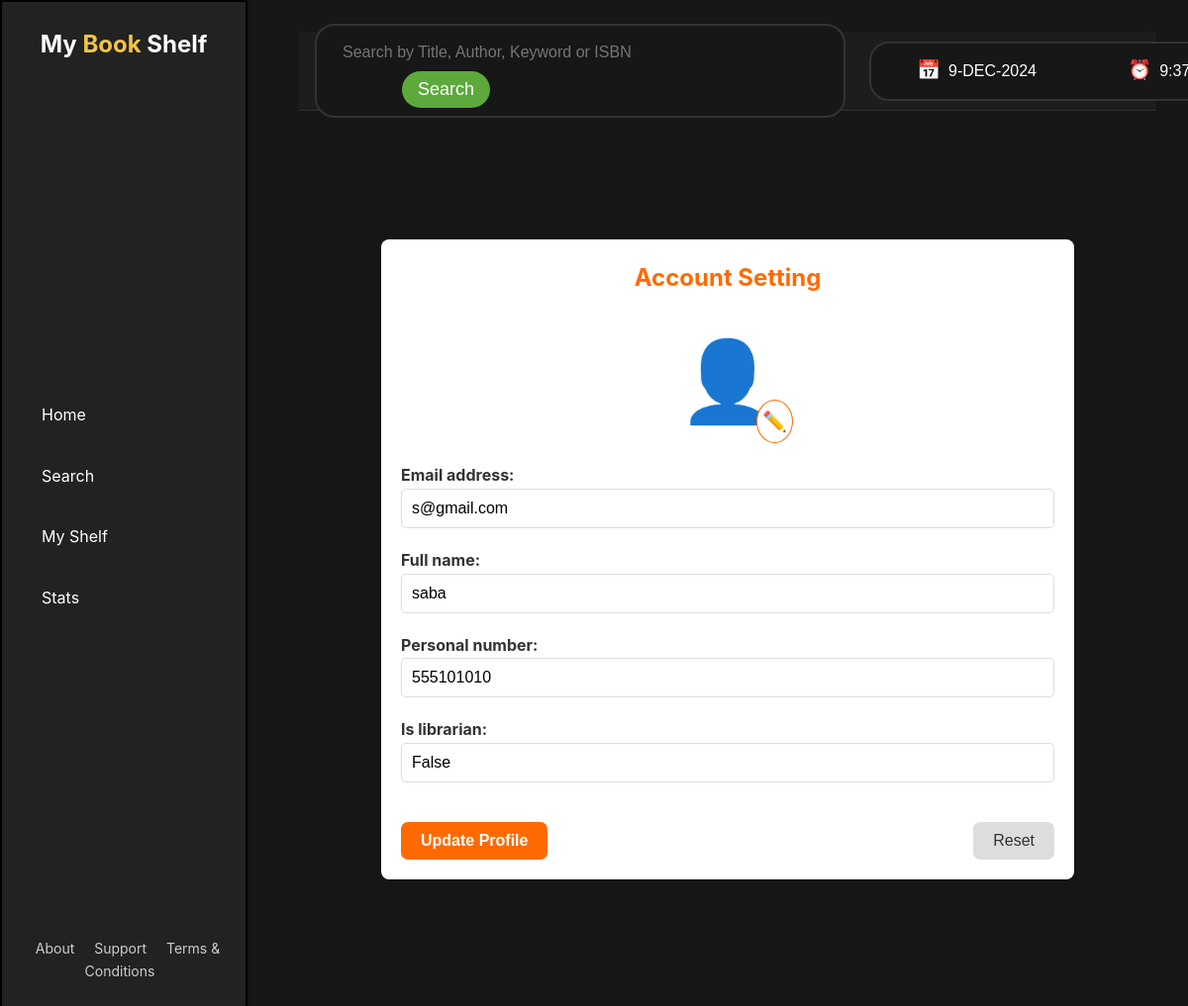
The app's page /users/profile/ (signed in) with its own data.
### users/models.py (models this page shows, shortened)
class CustomUser(AbstractUser):
    username = None
    full_name = models.CharField(_('full name'), max_length=150)
    email = models.EmailField(_('email address'), unique=True)
    personal_number = models.CharField(_('personal number'), max_length=20)
    is_librarian = models.BooleanField(default=False)
    is_authorized = models.BooleanField(default=True if settings.DEBUG else False, verbose_name=_("Is Authorized"))
    USERNAME_FIELD = "email"
    REQUIRED_FIELDS = ['full_name', 'personal_number']
    objects = CustomUserManager()
    class Meta:
        verbose_name = _('User')
        verbose_name_plural = _('Users')

### users/views.py (the view, shortened to what this page needs)
# urls.py: path('profile/', ProfileView.as_view(), name='profile'),
class ProfileView(LoginRequiredMixin, TemplateView):
    template_name = 'users/profile.html'
    login_url = '/users/login/'
    def get(self, request, *args, **kwargs):
        form = ProfileForm(instance=request.user)
        return self.render_to_response({'form': form})

### users/forms.py
class ProfileForm(forms.ModelForm):
    class Meta:
        model = get_user_model()
        fields = ['email', 'full_name', 'personal_number', 'is_librarian']
        widgets = {
            'email': forms.EmailInput(attrs={'class': 'form-control'}),
            'full_name': forms.TextInput(attrs={'class': 'form-control'}),
            'personal_number': forms.TextInput(attrs={'class': 'form-control'}),
            'is_librarian': forms.TextInput(attrs={'class': 'form-control'}),
        }

### users/templates/users/profile.html (shortened to what this page needs)
{% extends 'base.html' %}
{% block content %}
    <div class="profile">
        <h2>Account Setting</h2>
        <div class="user-icon">
            <span class="icon">👤</span>
            <span class="edit-icon">✏️</span>
        </div>
        <form method="POST" class="profile-form">
            {{ form.as_p }}
            <div class="form-buttons">
                <button type="submit" class="update-btn">Update Profile</button>
                <button type="reset" class="reset-btn">Reset</button>
            </div>
        </form>
    </div>
{% endblock %}

### static/css/styles.css (style rules this page uses)
* { box-sizing: border-box; margin: 0; padding: 0; }
html, body { font-family: 'Inter', sans-serif; font-size: 16px; line-height: 1.6; color: #333; height: 100%; }

### static/css/books/homepage.css (style rules this page uses)
h2 { margin-bottom: 20px; color: #333; }

### static/css/books/book_detail.css (style rules this page uses)
.action-buttons a, button { background-color: #f27851; color: white; }

### static/css/users/profile.css (style rules this page uses)
.profile { max-width: 700px; margin: 50px auto; padding: 20px; background: #fff; border-radius: 8px; box-shadow: 0 2px 10px rgba(0, 0, 0, 0.1); }
h2 { text-align: center; color: #ff6a00; margin-bottom: 20px; }
.user-icon { display: flex; justify-content: center; align-items: center; margin-bottom: 20px; position: relative; }
.user-icon .icon { font-size: 80px; color: #ff6a00; }
.user-icon .edit-icon { position: absolute; bottom: 0; right: 40%; font-size: 20px; background: #fff; border: 1px solid #ff6a00; border-radius: 50%; padding: 5px; color: #ff6a00; cursor: pointer; }
.profile-form { display: grid; gap: 20px; }
label { font-weight: bold; text-align: right; margin-right: 10px; }
input, textarea { border: 1px solid #ddd; padding: 10px; border-radius: 5px; font-size: 16px; width: 100%; }
.form-buttons { display: flex; justify-content: space-between; margin-top: 20px; }
.update-btn { background-color: #ff6a00; color: #fff; padding: 10px 20px; border: none; border-radius: 7px; cursor: pointer; font-weight: bold; font-size: 1rem; }
.reset-btn { background-color: #ddd; color: #333; padding: 10px 20px; border: none; border-radius: 7px; cursor: pointer; font-size: 1rem; }

### records on screen
CustomUser: email "s@gmail.com", full_name "saba", personal_number "555101010", is_librarian "False"
